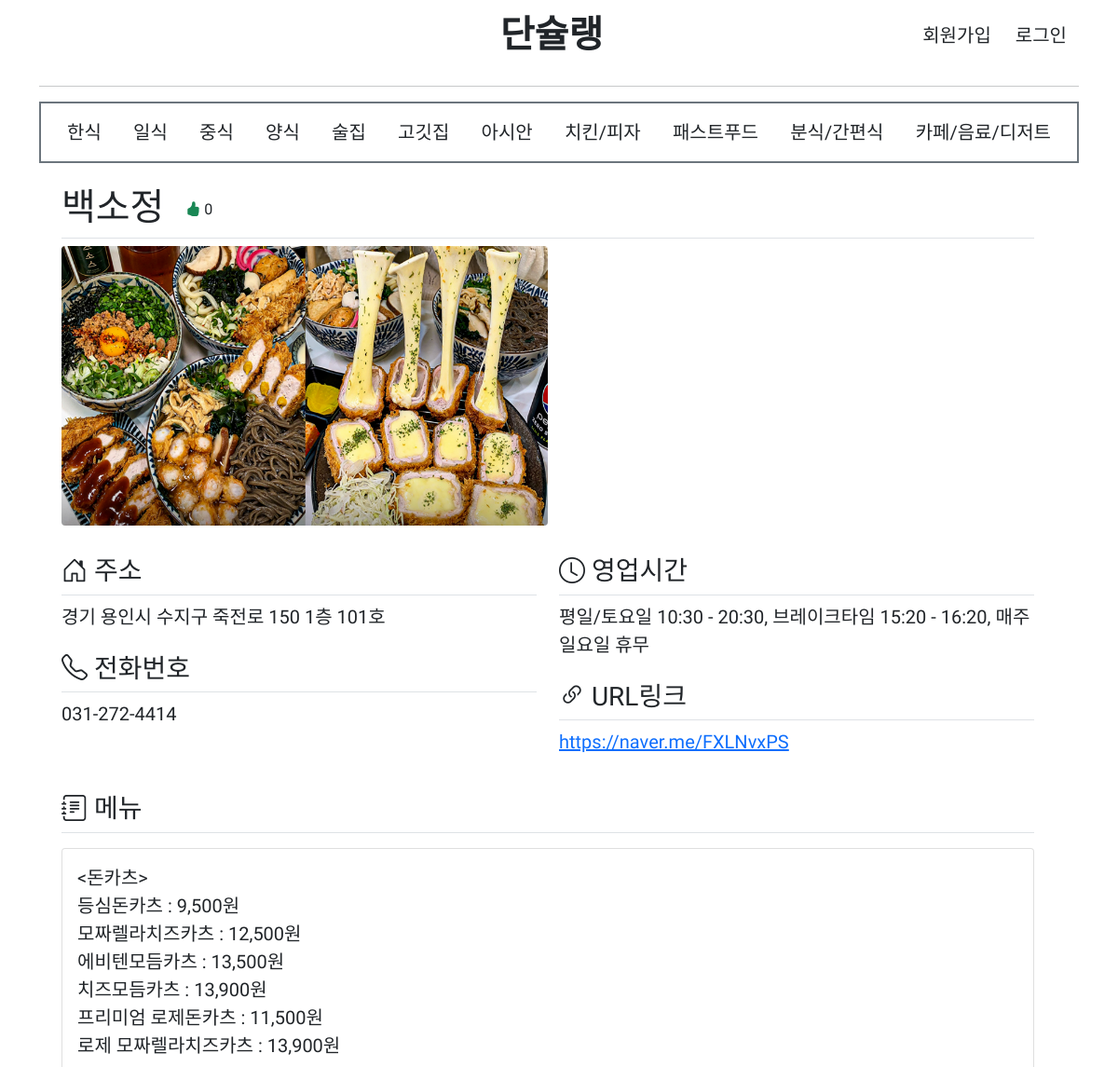
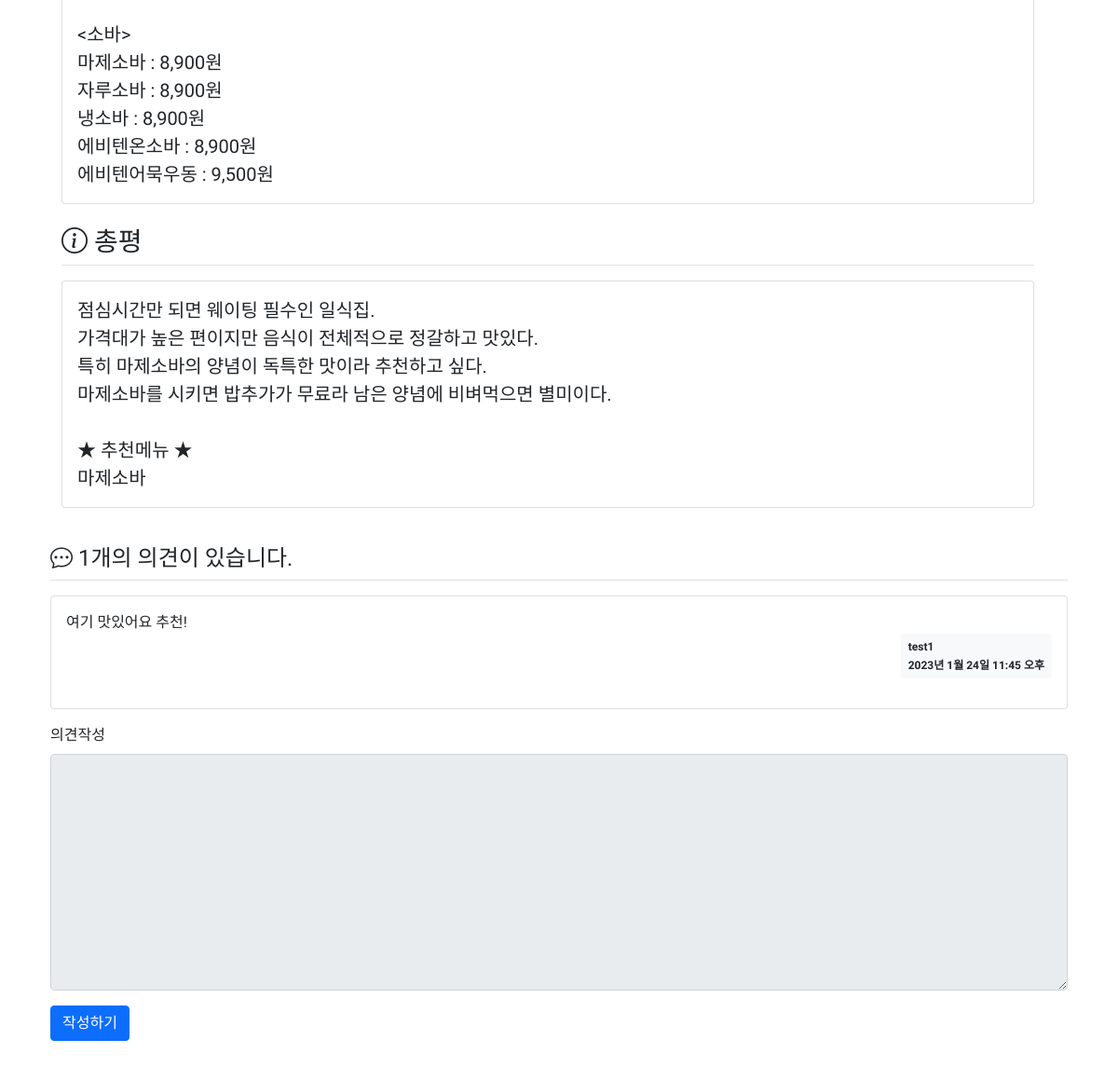
The app's page /post/id/3/ with its own data (2 pictures, top to bottom).
### mainapp/models.py (models this page shows, shortened)
class Post(models.Model):
    category = models.IntegerField() # 1~12까지로 한식부터 카페까지 구분하기 위한 필드
    subject = models.CharField(max_length=200) # 가게이름
    location = models.CharField(max_length=200) # 주소
    callnum = models.CharField(max_length=200) # 전화번호
    timeinfo = models.CharField(max_length=200) # 영업시간
    urlinfo = models.CharField(max_length=200) # URL
    menu = models.TextField() # 메뉴
    review = models.TextField() # 총평
    image = models.ImageField(blank=True, upload_to='media/') # 썸네일사진
    summary = models.CharField(max_length=200) # 썸네일텍스트
    voter = models.ManyToManyField(User, blank=True)  # 추천인

class Comment(models.Model):
    post = models.ForeignKey(Post, on_delete=models.CASCADE)
    author = models.ForeignKey(User, on_delete=models.CASCADE)
    content = models.TextField()
    create_date = models.DateTimeField()
    modify_date = models.DateTimeField(null=True, blank=True) # 수정일시

### mainapp/views.py (the view)
# urls.py: path('post/id/<int:post_id>/', views.detail, name='detail'),
def detail(request, post_id):
    post = get_object_or_404(Post, pk=post_id) # Question.objects.get의 상위호환이다. 실패하면 404오류를 전달
    context = {'post': post}
    return render(request, 'mainapp/detail.html', context) # question_detail.html에 있는 question에 context를 전달

### templates/mainapp/detail.html (shortened to what this page needs)
{% extends 'base.html' %}
{% block content %}
<div class="container my-3 row row-cols-2">
    <div class="col-12">
        <h1 class="border-bottom py-2">{{ post.subject }}
            <a href="javascript:void(0)" data-uri="{% url 'main:vote' post.id  %}"
                class="recommend btn btn-outline-white"> <i class="text-success bi bi-hand-thumbs-up-fill"></i>
                <span class="">{{post.voter.count}}</span>
            </a>
        </h1>
    </div>
    <div class="col-12">
        <img class="rounded" width="50%" height="300" src="/media/{{post.image}}" alt="korean_post">
        <br><br>
    </div>
    <div class="col">
        <div class="mb-3">
            <h3 class="border-bottom py-2"><i class="align-bottom bi bi-house-door"></i> 주소</h3>
            <div class="card-text fs-5" style="white-space: pre-line;">{{ post.location }}</div>
        </div>
        <div class="mb-3">
            <h3 class="border-bottom py-2"><i class="align-bottom bi bi-telephone"></i> 전화번호</h3>
            <div class="card-text fs-5" style="white-space: pre-line;">{{ post.callnum }}</div>
        </div>
    </div>
    <div class="col">
        <div class="mb-3">
            <h3 class="border-bottom py-2"><i class="align-bottom bi bi-clock"></i> 영업시간</h3>
            <div class="card-text fs-5" style="white-space: pre-line;">{{ post.timeinfo }}</div>
        </div>
        <div class="mb-3">
            <h3 class="border-bottom py-2"><i class="align-bottom bi bi-link-45deg"></i> URL링크</h3>
            <div class="card-text fs-5" style="white-space: pre-line;"><a href="{{ post.urlinfo }}">{{ post.urlinfo }}</a></div>
        </div>
    </div>
</div>
<div class="container my-3 row">
    <div class="col-12">
        <h3 class="border-bottom py-2"><i class="align-bottom bi bi-journal-text"></i> 메뉴</h3>
        <div class="card my-3">
            <div class="card-body">
                <div class="card-text fs-5" style="white-space: pre-line;">{{ post.menu }}</div>
            </div>
        </div>
    </div>
    <div class="col-12">
        <h3 class="border-bottom py-2"><i class="align-bottom bi bi-info-circle"></i></i> 총평</h3>
        <div class="card my-3">
            <div class="card-body">
                <div class="card-text fs-5" style="white-space: pre-line;">{{ post.review }}</div>
            </div>
        </div>
    </div>
</div>
<div class="container my-3">
    <h4 class="border-bottom my-3 py-2"><i class="align-bottom bi bi-chat-dots"></i> {{post.comment_set.count}}개의 의견이 있습니다.</h4>
    {% for comment in post.comment_set.all %}
    <div class="card my-3">
        <div class="card-body">
            <div class="card-text" style="white-space: pre-line;">{{ comment.content }}</div>
            <div class="d-flex justify-content-end">
                <div class="badge bg-light text-dark p-2 text-start">
                    <div class="mb-2">{{ comment.author.username }}</div>
                    <div>{{ comment.create_date }}</div>
                </div>
            </div>
        </div>
    </div>
    {% endfor %}
    <form action="{% url 'main:comment_create' post.id %}" method="post" class="my-3">
        <div class="mb-3">
            <label for="content" class="form-label">의견작성</label>
            <textarea {% if not user.is_authenticated %}disabled{% endif %}
              name="content" id="content" class="form-control" rows="10"></textarea>
        </div>
        <input type="submit" value="작성하기" class="btn btn-primary">
        <br><br><br>
    </form>
</div>
{% endblock %}

### static/style.css (style rules this page uses)
body { font-family: 'Do Hyeon', sans-serif !important; }

### records on screen
Post: subject "백소정", voter.count "0", image (picture), location "경기 용인시 수지구 죽전로 150 1층 101호", callnum "031-272-4414", timeinfo "평일/토요일 10:30 - 20:30, 브레이크타임 15:20 - 16:20, 매주 일요일 휴무", urlinfo "https://naver.me/FXLNvxPS", menu "<돈카츠> 등심돈카츠 : 9,500원 모짜렐라치즈카츠 : 12,500원 에비텐모듬카츠 : 13,500원 치즈모듬카츠 : 13,900원 프리미엄 로제돈카츠 : 11,500원 로제 모짜렐라치즈카츠 : 13,900원 <소바> 마제소바 : 8,900원 자루소바 : 8,900원 냉소바 : 8,900원 에비텐온소바 : 8,900원 에비텐어묵우동 : 9,500원", review "점심시간만 되면 웨이팅 필수인 일식집. 가격대가 높은 편이지만 음식이 전체적으로 정갈하고 맛있다. 특히 마제소바의 양념이 독특한 맛이라 추천하고 싶다. 마제소바를 시키면 밥추가가 무료라 남은 양념에 비벼먹으면 별미이다. ★ 추천메뉴 ★ 마제소바", comment_set.count "1"
Comment: content "여기 맛있어요 추천!", author.username "test1", create_date "2023년 1월 24일 11:45 오후"
